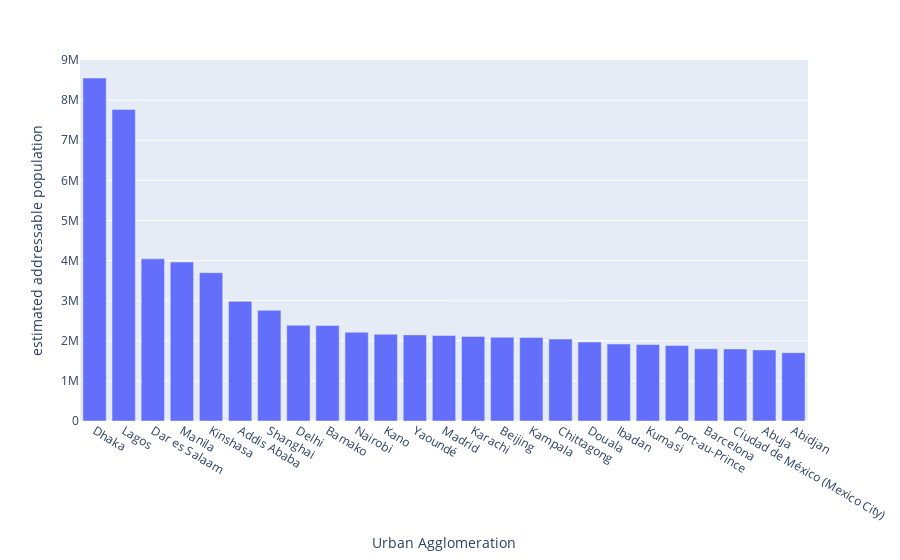

The cell this chart's notebook holds for it:
### Code cell
df = df.sort_values(by='estimated addressable population', ascending=False).reset_index(drop=True)
px.bar(df[:25], x='Urban Agglomeration', y='estimated addressable population')

### Figure 1 — Plotly figure (JSON) as saved in the notebook; plotly's stock layout.template omitted (floating-point values rounded to 4 significant figures)
{"data": [{"alignmentgroup": "True", "hovertemplate": "Urban Agglomeration=%{x}<br>estimated addressable population=%{y}<extra></extra>", "legendgroup": "", "marker": {"color": "#636efa", "pattern": {"shape": ""}}, "name": "", "offsetgroup": "", "orientation": "v", "showlegend": false, "textposition": "auto", "type": "bar", "x": ["Dhaka", "Lagos", "Dar es Salaam", "Manila", "Kinshasa", "Addis Ababa", "Shanghai", "Delhi", "Bamako", "Nairobi", "Kano", "Yaoundé", "Madrid", "Karachi", "Beijing", "Kampala", "Chittagong", "Douala", "Ibadan", "Kumasi", "Port-au-Prince", "Barcelona", "Ciudad de México (Mexico City)", "Abuja", "Abidjan"], "xaxis": "x", "y": [8551148, 7769797, 4042550, 3964484, 3697742, 2984758, 2759916, 2387329, 2380612, 2213009, 2162543, 2147062, 2131772, 2108201, 2087226, 2080950, 2043548, 1970112, 1920818, 1906678, 1884988, 1799347, 1794431, 1772647, 1703108], "yaxis": "y"}], "layout": {"barmode": "relative", "legend": {"tracegroupgap": 0}, "margin": {"t": 60}, "xaxis": {"anchor": "y", "domain": [0, 1], "title": {"text": "Urban Agglomeration"}}, "yaxis": {"anchor": "x", "domain": [0, 1], "title": {"text": "estimated addressable population"}}}}
